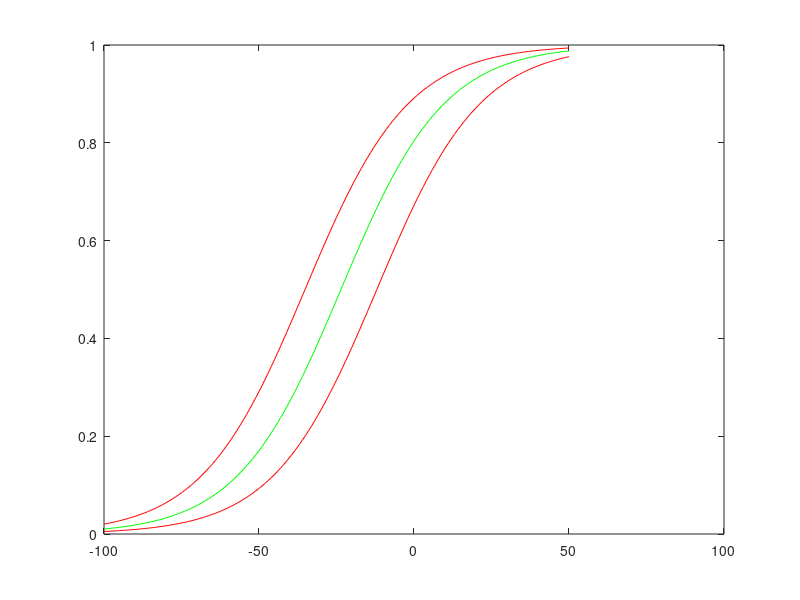

Source code (MATLAB):
clc
close all

v = -100:50;
Mg_b = 1;
K0_b = 4.1;
z = 2;
delta_b = 0.8;
F = 9.648e4;
R = 8.315;
T = 273.16;
celsius = 37;

Mgblock = 1 ./ (1 + (Mg_b/K0_b)*exp((0.001)*(-z)*delta_b*F*v./R./(T+celsius)));
plot(v, Mgblock, 'g')
hold on

Mg_b = 2;
Mgblock = 1 ./ (1 + (Mg_b/K0_b)*exp((0.001)*(-z)*delta_b*F*v./R./(T+celsius)));
plot(v, Mgblock, 'r')

Mg_b = 0.5;
Mgblock = 1 ./ (1 + (Mg_b/K0_b)*exp((0.001)*(-z)*delta_b*F*v./R./(T+celsius)));
plot(v, Mgblock, 'r')
hold off